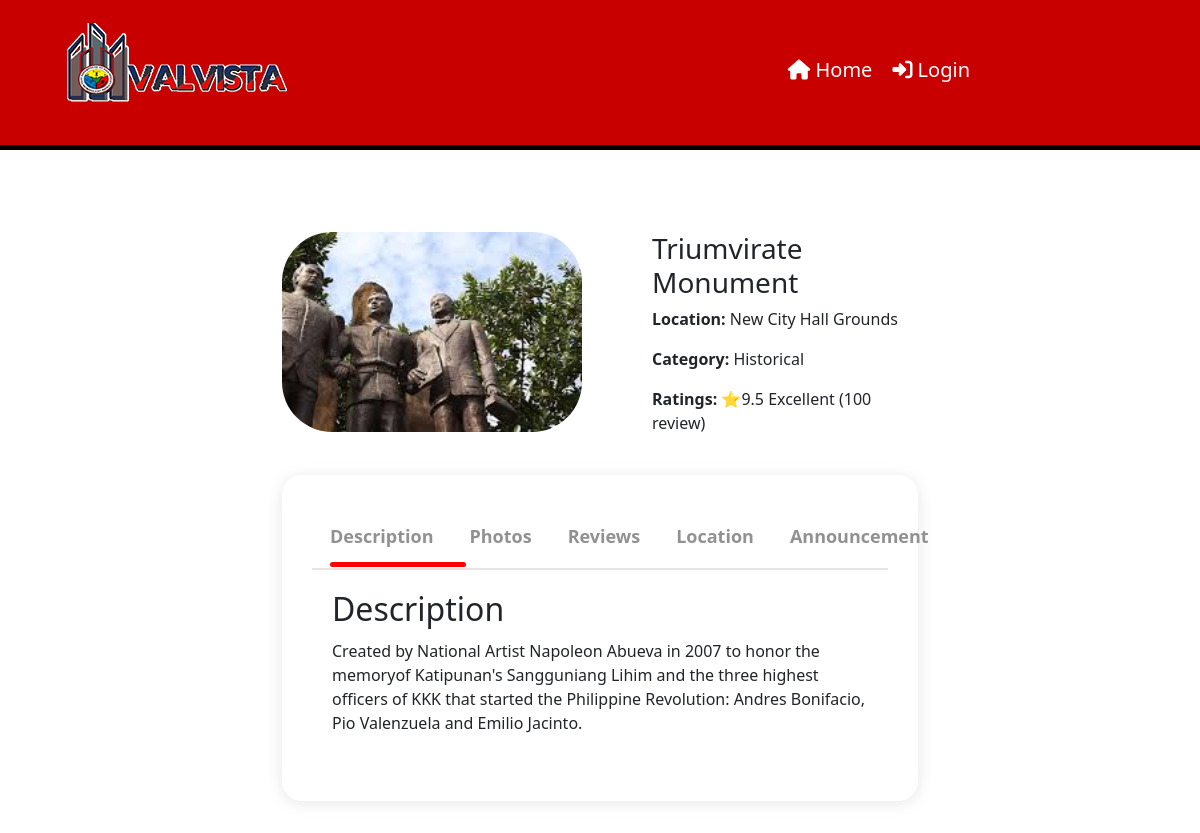
Screenshot of /viewplace/7/ with the database file from the repository.
### website/models.py (models this page shows, shortened)
class Place(models.Model):
        COST_CHOICES = [
        ('0','0'),
        ('1-200','1-200'),
        ('201-500','201-500'),
        ('501+','501+'),
        ]
        name = models.CharField (max_length=100)
        location = models.CharField (max_length=100)
        description = models.CharField (max_length=1000)
        categories = models.ManyToManyField('Category', related_name='places')
        time = models.CharField (max_length=20)
        timeclose = models.CharField (max_length=20)
        cost = models.CharField(max_length=100, blank=True,null=True,choices= COST_CHOICES)
        photo = models.ManyToManyField(PlaceMedia,related_name='places',blank=True)
        thumbnail = models.ImageField(upload_to="media")
        archived = models.BooleanField(default=False)
        map = models.CharField(max_length=2000,blank=True,null=True)
        promos = models.ImageField(upload_to="media",blank=True,null=True)
        announcement = models.TextField(max_length=5000, blank=True,null=True)

class Category(models.Model):
    name = models.CharField(max_length=100, unique=True)

### website/views.py (the view)
# urls.py: path('viewplace/<str:pk>/', views.viewplace, name="viewplace"),
def viewplace(request,pk):
       place = get_object_or_404(Place, pk=pk)
       context = {'place':place}
       return render(request, 'viewplace.html',context)

### website/templates/viewplace.html (shortened to what this page needs)
<!DOCTYPE html>
<html lang="en">
<head>
    <link rel="stylesheet" href="https://cdnjs.cloudflare.com/ajax/libs/font-awesome/6.5.1/css/all.min.css">
    <link rel="stylesheet" href="https://cdnjs.cloudflare.com/ajax/libs/font-awesome/4.7.0/css/font-awesome.min.css">
    <link href="https://cdn.jsdelivr.net/npm/bootstrap@5.0.2/dist/css/bootstrap.min.css" rel="stylesheet"
>
    {% load static %}
	<link rel="stylesheet" href="{% static 'viewmoros.css' %}">
</head>
<nav>
    <div class="logo">
        <img class="logo"src ="\media\media\valvista logo.png" alt="logo">
    </div>
    <ul class="nav-links">
        <li><a href="{%url 'home' %}"><i class="fa-solid fa-house"></i> Home</a></li>
        {% if user.is_authenticated%}
        {% if not user.is_Business and not business.approval%}
        <li><a href="{%url 'logout' %}"><i class="fa-solid fa-right-to-bracket"></i> Logout</a></li>
        <li class="no-hover"><a style="color: white;"><i class="fa-solid fa-user"></i> Welcome {{request.user}}!</a></li>
        {%endif%}
        {%else%}
        <li><a href="{%url 'login' %}"><i class="fa-solid fa-right-to-bracket"></i> Login</a></li>
        {%endif%}
    </ul>
</nav>
	<body>
        <br><br><br><br><br><br><br><br>
<div class="img-container">
    <div class="text">
        <div class="main"><img style= "height: 200px;width: 300px;object-fit: cover;" src="{{place.thumbnail.url}}" alt="Pio Valenzuela"></div>
        <h3 class="h3">{{place.name}}</h3>
        <p><strong>Location:</strong> {{place.location}}</p>
        <p><strong>Category:</strong>
            {% for category in place.categories.all %}
                {{ category.name }}{% if not forloop.last %}, {% endif %}
            {% endfor %}
        </p>
              <p><strong>Ratings:</strong> ⭐9.5 Excellent (100 review)</p>
    </div>
    <div class="container">
        <div class="tab-box">
            <button class="tab-btn active">Description</button>
            <button class="tab-btn">Photos</button>
            <button class="tab-btn">Reviews</button>
            <button class="tab-btn">Location</button>
            <button class="tab-btn">Announcement</button>
            <div class="line"></div>
        </div>
        <div class="content-box">
            <div class="content active">
                <h2>Description</h2>
                <p>
                    {{place.description}}
                </p>
            </div>
        </div>
    </div>
</div>
</body>
</html>

### website/static/viewmoros.css (style rules this page uses)
body { background-image: url(https://i.ytimg.com/vi/v0W1pdibRQM/maxresdefault.jpg); background-repeat: no-repeat; background-position: center; background-attachment: fixed; background-size: cover; display: flex; justify-content: center; align-items: flex-start; height: 100vh; position: relative; }
.img-container { max-width: 700px; margin-top: 200px; padding: 32px; background: #fff; border-radius: 20px; z-index: 1000; }
.main { max-width: 350px; float: left; padding-right: 20px; margin-right: 50px; }
.container { background-color: white; padding: 30px; box-shadow: 0 2px 16px rgba(0, 0, 0, .1); border-radius: 20px; margin-top: 40px; }
.tab-box { width: 100%; display: flex; justify-content: space-around; align-items: center; border-bottom: 2px solid rgba(229, 229, 229); position: relative; }
.tab-box .tab-btn { font-size: 18px; font-weight: 600; color: #919191; background: none; border: none; padding: 18px; cursor: pointer; }
.content-box { padding: 20px; }
.content-box .content { display: none; animation: moving .5s ease; }
.content-box .content.active { display: block; }
.content-box .content h2 { margin-bottom: 10px; }
.line { position: absolute; top: 57px; left: 18px; width: 136px; height: 5px; background-color: red; border-radius: 10px; transition: all .3s ease-in-out; }
nav { padding: 20px 30px; display: flex; align-items: center; justify-content: space-between; background: #c80000; position: fixed; width: 100%; height: 150px; top: 0; left: 0; z-index: 3000; border-bottom: 5px solid black; }
.logo { cursor: pointer; padding: 10px; max-height: 350px; max-width: 400px; }
nav ul { display: flex; margin-right: 200px; margin-top: 10px; gap: 20px; align-items: center; z-index: 1; }
nav ul li { list-style-type: none; }
nav ul li a { text-decoration: none; color: #fff; font-size: 20px; transition: color 0.3s ease; }
.main img { border-radius: 50px; }

### rows the page displays
Place: thumbnail (picture), name "Triumvirate Monument", location "New City Hall Grounds", description "Created by National Artist Napoleon Abueva in 2007 to honor the memoryof Katipunan's Sangguniang Lihim and the three highest officers of KKK that started the Philippine Revolution: Andres Bonifacio, Pio Valenzuela and Emilio Jacinto."
Category: name "Historical"
